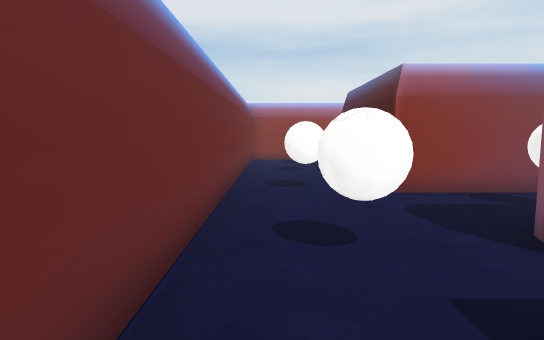
[1] (above)

24 first-person views from a walk through a scene from a Unity 3-D project. The camera is 1.3 m above the floor, tilts 6° down and sees 75° across. The floor is counted in squares, 1 m on a side. Each view is taken from the middle of a square. On the plan, view 1 faces up. The plan holds only what a view shows up to about 15 squares ahead; the rest is blank. The place goes on beyond the plan. Some surface patterns are stand-ins.

[2]
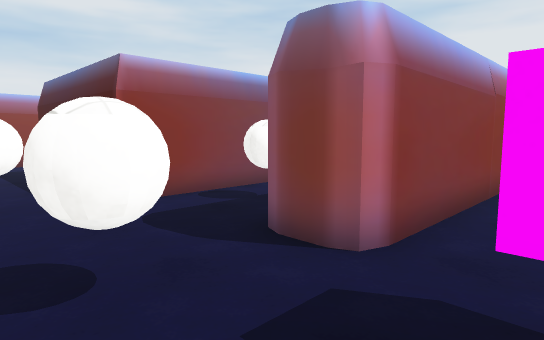

[3]
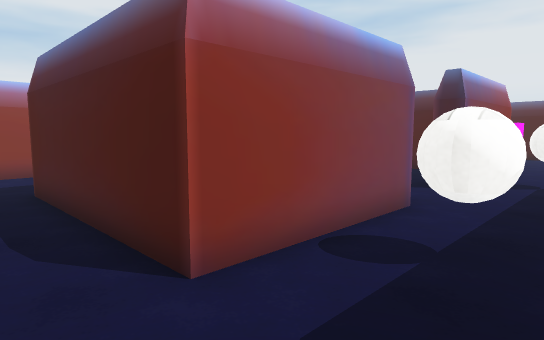

[4]
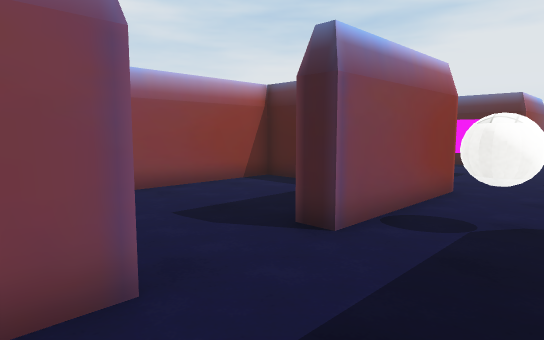

[5]
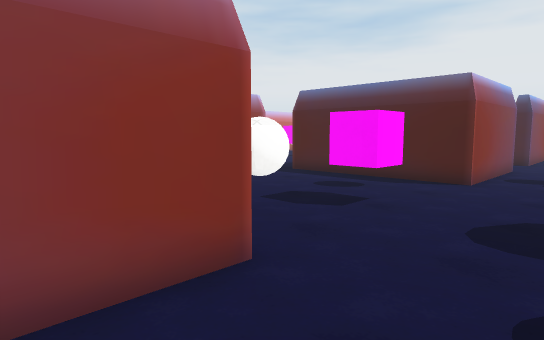

[6]
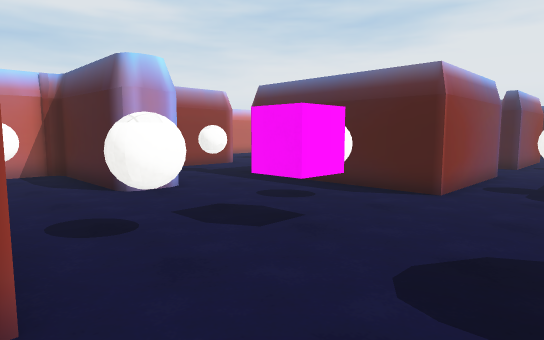

[7]
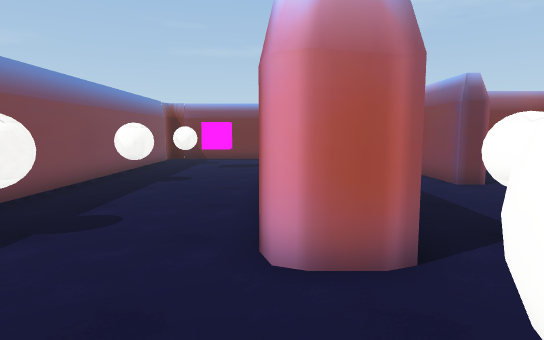

[8]
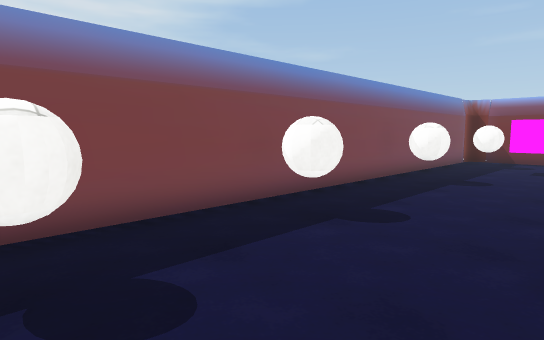

[9]
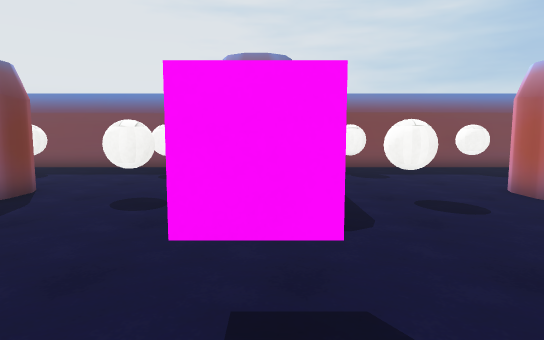

[10]
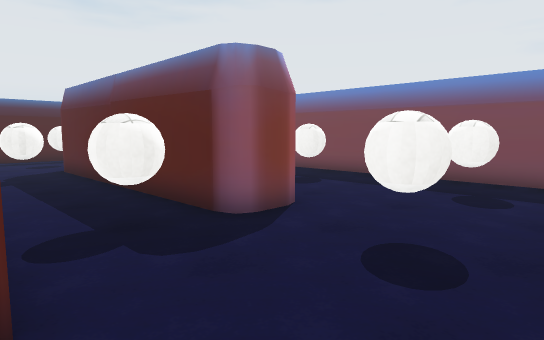

[11]
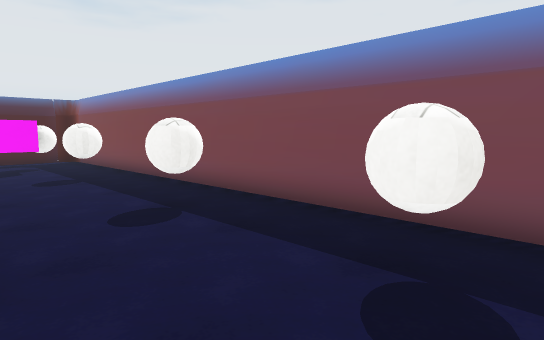

[12]
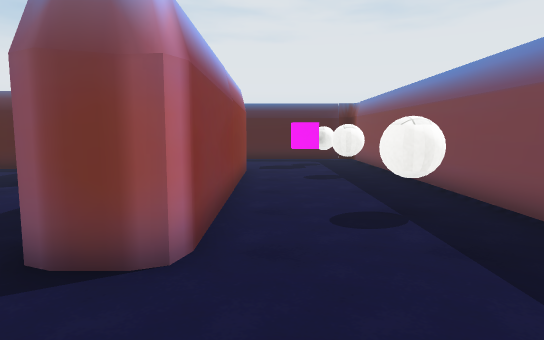

[13]
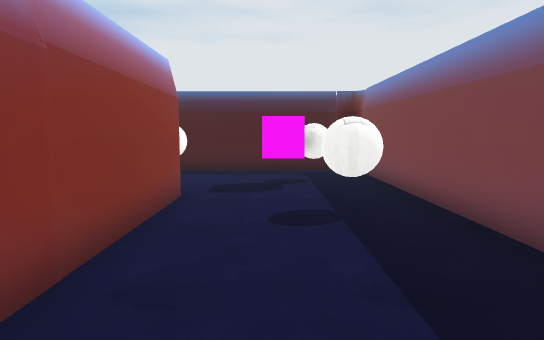

[14]
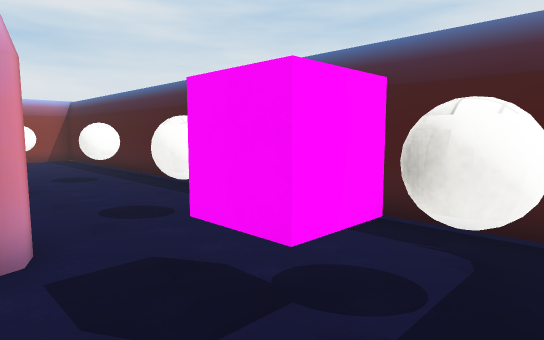

[15]
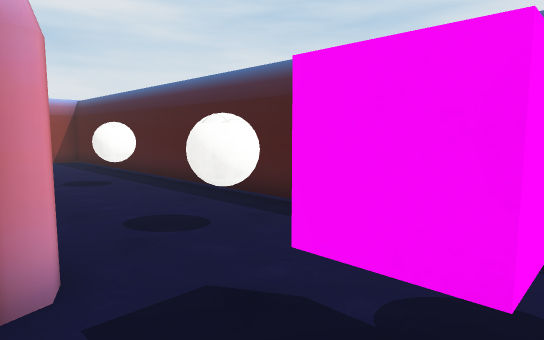

[16]
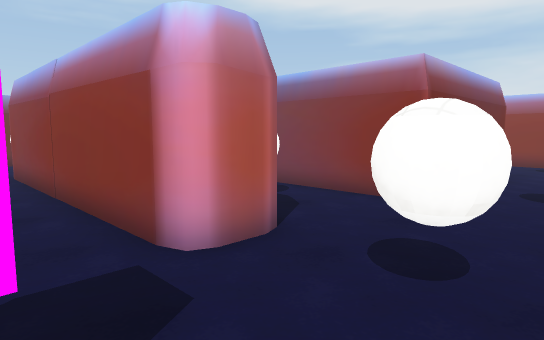

[17]
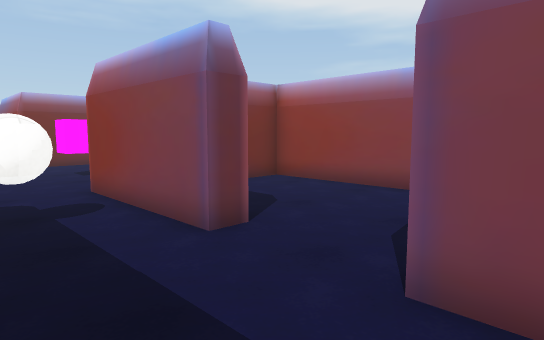

[18]
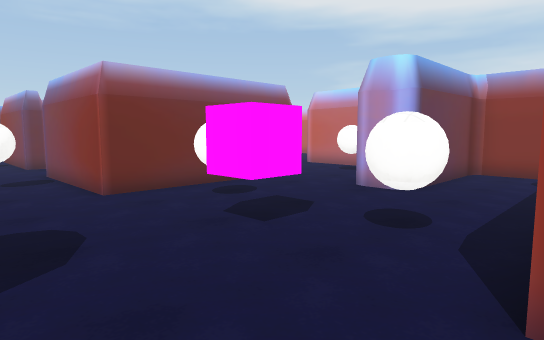

[19]
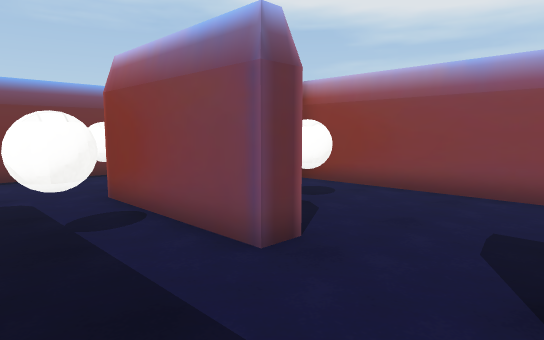

[20]
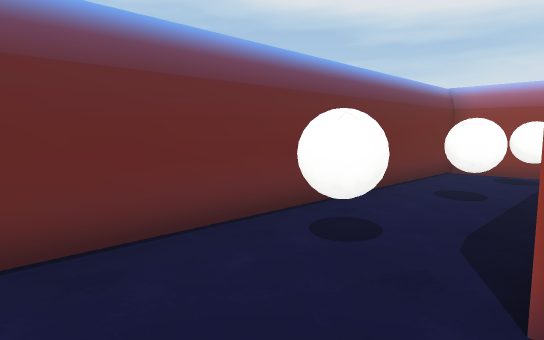

[21]
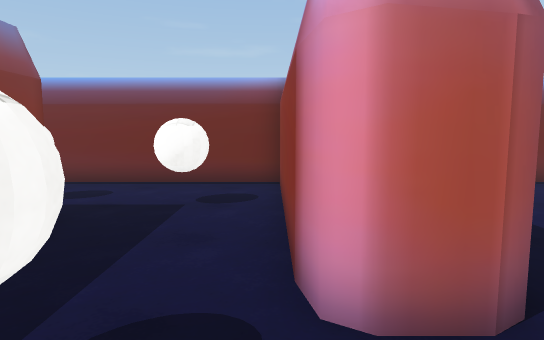

[22]
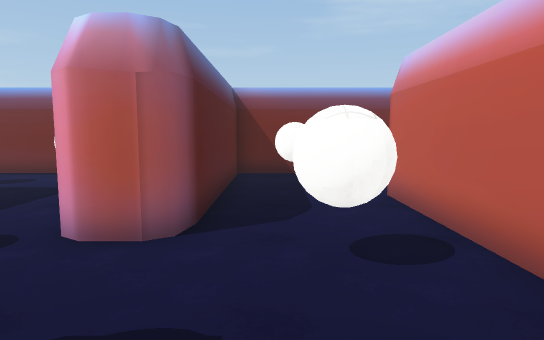

[23]
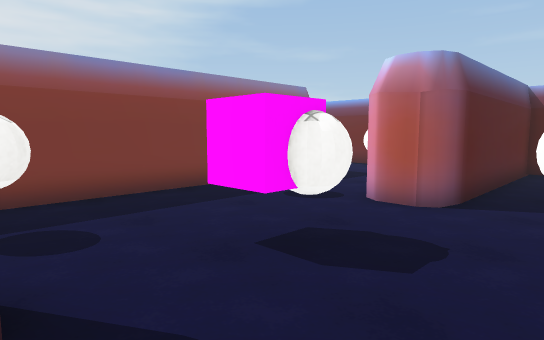

[24]
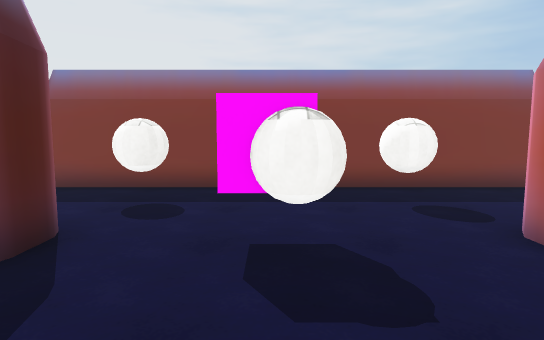

### Floor plan
Key: @ floor where view 1 was taken; # wall or solid block; . floor; O other object.
Columns run from 1 left of view 1 to 37 right of it. Each row starts with its distance up from view 1.
 26     O
 25     O
 24     O
 23   ..
 22   .........
 21 #.O....OO..  .
 20 #.O.....O....
 19 #######...O..
 18 #      O.O#..##
 17 #OOOOOO......O###########         OO O
 16 #.O....OO...O...OO# O.O..         ..O.#
 15 #.OO...OO...OO..O.# O.OO.         .OO.#
 14 #.................# O...           ...#
 13 #.O.############..##O..######     #...#
 12 #.O.O..........O.......O.....     O...#
 11 #...O OO.......O.......O.....     O...#
 10 #...O OO.......O.O...O.O .....    O...#
  9 #.O.O  ......  O.O.#.O.O  ......  O.OO#
  8 #OO.OOOO#..#OOOO.......OOOO#..#OOOO...#
  7 #.....O.....O.........................#
  6 #.....O.....OO...........O.....OO.....#
  5 #........ .........O..................#
  4 #.O.O         O.OO. O.O.O#        O.O.#
  3 #.O.O######  #O...  #.O.O#########O...#
  2 #.................   .................#
  1 #...#.............   ..............#..#
  0 #@O....OO...OO..OO   .OO..OO...OO..#O.#
 -1 #.O....OO...OO..OO   .O....O....O...O.#
 -2 #################    ################

Where each view was taken, in squares from view 1:
view 1: 0 up, 0 right, facing up
view 2: 1 up, 0 right, facing up-right
view 3: 5 up, 1 right, facing up-right
view 4: 5 up, 6 right, facing up-right
view 5: 5 up, 12 right, facing up-right
view 6: 5 up, 14 right, facing up-right
view 7: 3 up, 16 right, facing left
view 8: 3 up, 16 right, facing down-left
view 9: 11 up, 18 right, facing down
view 10: 8 up, 19 right, facing down-right
view 11: 3 up, 20 right, facing down-right
view 12: 2 up, 20 right, facing right
view 13: 1 up, 25 right, facing right
view 14: 1 down, 32 right, facing up-right
view 15: 0 up, 32 right, facing up-right
view 16: 1 up, 36 right, facing up-left
view 17: 5 up, 30 right, facing up-left
view 18: 5 up, 22 right, facing up-left
view 19: 5 up, 10 right, facing up-left
view 20: 5 up, 3 right, facing up-left
view 21: 17 up, 8 right, facing left
view 22: 20 up, 10 right, facing left
view 23: 21 up, 12 right, facing down-left
view 24: 22 up, 9 right, facing down
